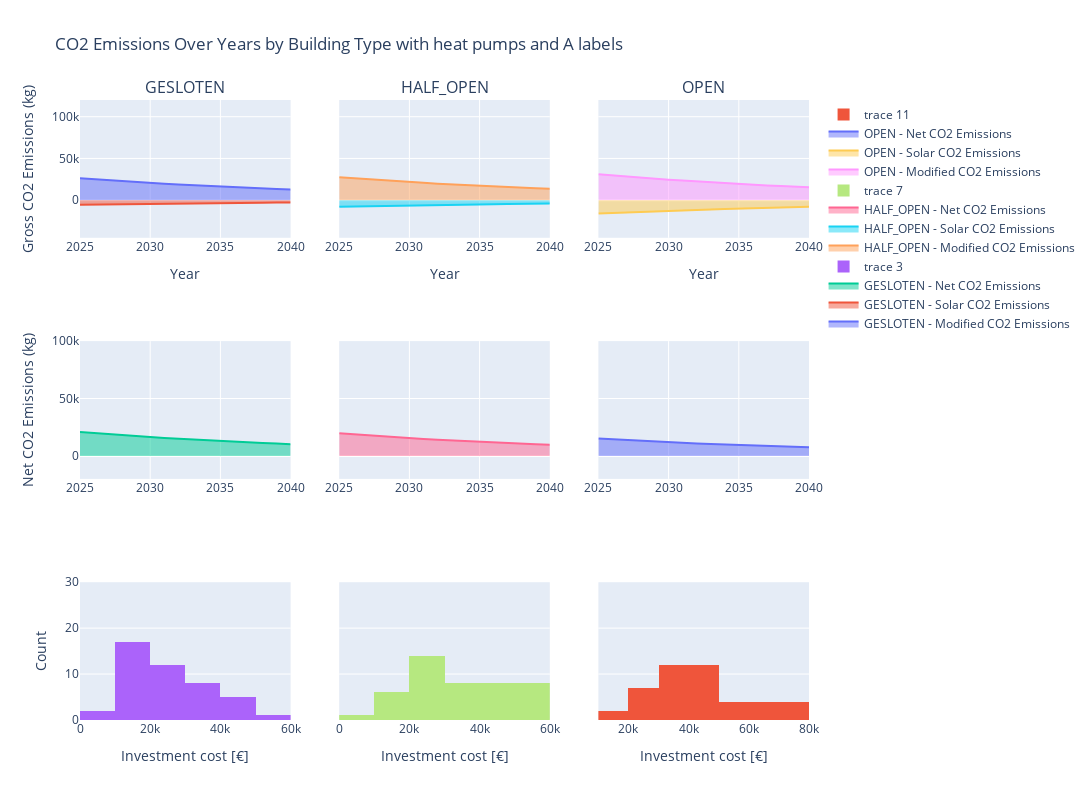

Notebook code cell kept with this figure:
### Code cell
import pandas as pd
import plotly.graph_objects as go
from plotly.subplots import make_subplots


# Filter the DataFrame
testcase2 = df[(df['epc_ind'] <= 100) & (df['heating_system'] == 'Heat Pump')& (df['dhw_system'] == 'HP Boiler')].sort_values(by='tco', ascending=True).drop_duplicates(subset=['name'], keep='first')

# Extract the years from the columns
years = sorted([int(col.split('_')[-1]) for col in testcase2.columns if 'emissions_' in col])

# Initialize lists to store the data
data = []

# Collect data for each year and each building type
for year in years:
    for building_type, group in testcase2.groupby('building_type'):
        modified_emissions = group[f'modified_emissions_{year}'].sum()
        fossil_emissions = group[f'fossil_emissions_{year}'].sum()
        electricity_emissions = group[f'electricity_emissions_{year}'].sum()
        # electricity_emissions = (group[f'modified_emissions_{year}'] - group[f'gas_consumption'] *0.056 * 3.6- group[f'oil_consumption']*0.074*3.6).sum()
        # fossil_emissions = electricity_emissions = (group[f'modified_emissions_{year}'] - group['elecricity_emissions']).sum()
        solar_emissions = group[f'solar_injection_emissions_{year}'].sum() * -1  # Make solar emissions negative
        net_emissions = group[f'emissions_{year}'].sum()
        data.append([year, building_type, 'Modified CO2 Emissions', modified_emissions])
        data.append([year, building_type, 'Solar CO2 Emissions', solar_emissions])
        data.append([year, building_type, 'Net Emissions', net_emissions])
        data.append([year, building_type, 'Fossil Emissions', fossil_emissions])
        data.append([year, building_type, 'Electricity Emissions', electricity_emissions])

# Create a DataFrame from the collected data
emissions_df = pd.DataFrame(data, columns=['Year', 'Building Type', 'Emissions Type', 'Emissions'])

# Get unique building types
building_types = emissions_df['Building Type'].unique()

# Create subplots
fig = make_subplots(rows=3, cols=len(building_types), shared_yaxes=True, subplot_titles=building_types)

# Add traces for each building type
for i, building_type in enumerate(building_types, start=1):
    subset = emissions_df[emissions_df['Building Type'] == building_type]

    fig.add_trace(go.Scatter(
        x=subset[subset['Emissions Type'] == 'Modified CO2 Emissions']['Year'],
        y=subset[subset['Emissions Type'] == 'Modified CO2 Emissions']['Emissions'],
        fill='tonexty',
        stackgroup = '1',
        name=f'{building_type} - Modified CO2 Emissions'
    ), row=1, col=i)

    fig.add_trace(go.Scatter(
        x=subset[subset['Emissions Type'] == 'Solar CO2 Emissions']['Year'],
        y=subset[subset['Emissions Type'] == 'Solar CO2 Emissions']['Emissions'],
        fill='tonexty',
        stackgroup = '2',
        name=f'{building_type} - Solar CO2 Emissions'
    ), row=1, col=i)
    fig.add_trace(go.Scatter(
        x=subset[subset['Emissions Type'] == 'Solar CO2 Emissions']['Year'],
        y=subset[subset['Emissions Type'] == 'Net Emissions']['Emissions'],
        fill='tonexty',
        text = 'Net Emissions',
        stackgroup = '3',
        name=f'{building_type} - Net CO2 Emissions'
    ), row=2, col=i)
    
    fig.add_trace(go.Histogram(x = testcase2[testcase2.building_type == building_type].total_investment_cost), row = 3, col = i)


# Update layout
fig.update_layout(
    title='CO2 Emissions Over Years by Building Type with heat pumps and A labels',
    xaxis_title='Year',
    yaxis_title='CO2 Emissions (kg)',
    showlegend=True,
    height = 800, width = 1600
)

# Update x-axes titles for each subplot
for i in range(1, len(building_types) + 1):
    fig.update_xaxes(title_text='Year', row=1, col=i)

# Update y-axis title only for the first subplot
fig.update_yaxes(title_text='Gross CO2 Emissions (kg)', row=1, col=1)
fig.update_yaxes(title_text='Net CO2 Emissions (kg)', row=2, col=1)
fig.update_yaxes(title_text='Count', row=3, col=1)
fig.update_yaxes(range = [-45000, 120000], row = 1)
fig.update_yaxes(range = [-20000, 100000], row = 2)
fig.update_yaxes(range = [0, 30], row = 3)
for i in range(len(building_types)+ 1):
    fig.update_xaxes(title_text='Investment cost [€]', row=3, col=i)
# Show the plot
fig.show()
